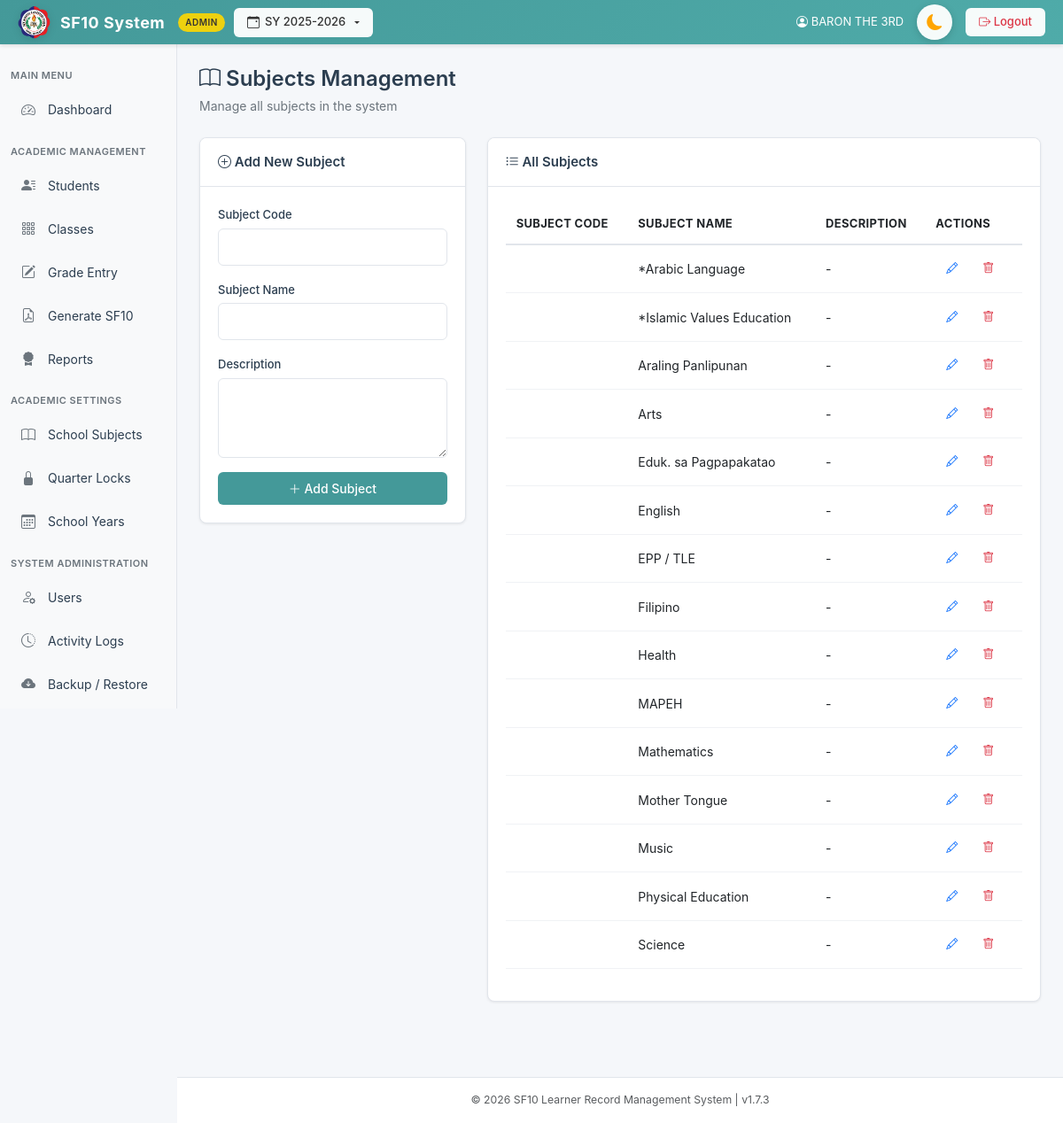
Page /pages/subjects.php (signed in) on the committed database.
### tables this page shows
CREATE TABLE `subjects` (
  `id` int(11) NOT NULL AUTO_INCREMENT,
  `subject_name` varchar(100) DEFAULT NULL,
  `grade_level` int(11) DEFAULT NULL,
  `school_year` varchar(15) DEFAULT NULL,
  `is_global` tinyint(1) NOT NULL DEFAULT 1,
  `min_grade` int(11) DEFAULT NULL,
  `max_grade` int(11) DEFAULT NULL,
  `is_core` tinyint(1) DEFAULT 0,
  `is_mapeh_component` tinyint(1) DEFAULT 0,
  `display_order` int(11) DEFAULT NULL,
  `subject_code` varchar(255) DEFAULT NULL,
  `description` varchar(255) DEFAULT NULL,
  PRIMARY KEY (`id`)
);

### pages/subjects.php (the view, shortened to what this page needs)
<?php
require_once '../includes/db.php';
include '../templates/header.php';
$subjects_query = "SELECT * FROM subjects ORDER BY subject_name";
$subjects_result = $conn->query($subjects_query);
?>
<div class="page-header">
    <h2><i class="bi bi-book"></i> Subjects Management</h2>
    <p class="subtitle">Manage all subjects in the system</p>
</div>
<div class="row">
    <div class="col-md-4">
        <div class="card">
            <div class="card-header">
                <i class="bi bi-plus-circle"></i> Add New Subject
            </div>
            <div class="card-body">
                <form method="POST">
                    <div class="mb-3">
                        <label class="form-label">Subject Code</label>
                        <input type="text" class="form-control" name="subject_code" required>
                    </div>
                    <div class="mb-3">
                        <label class="form-label">Subject Name</label>
                        <input type="text" class="form-control" name="subject_name" required>
                    </div>
                    <div class="mb-3">
                        <label class="form-label">Description</label>
                        <textarea class="form-control" name="description" rows="3"></textarea>
                    </div>
                    <button type="submit" name="add_subject" class="btn btn-primary w-100">
                        <i class="bi bi-plus-lg"></i> Add Subject
                    </button>
                </form>
            </div>
        </div>
    </div>
    <div class="col-md-8">
        <div class="card">
            <div class="card-header">
                <i class="bi bi-list-ul"></i> All Subjects
            </div>
            <div class="card-body">
                <div class="table-responsive">
                    <table class="table table-hover">
                        <thead>
                            <tr>
                                <th>Subject Code</th>
                                <th>Subject Name</th>
                                <th>Description</th>
                                <th>Actions</th>
                            </tr>
                        </thead>
                        <tbody>
                            <?php if ($subjects_result && $subjects_result->num_rows > 0): ?>
                                <?php while ($subject = $subjects_result->fetch_assoc()): ?>
                                <tr>
                                    <td><strong><?= htmlspecialchars($subject['subject_code']) ?></strong></td>
                                    <td><?= htmlspecialchars($subject['subject_name']) ?></td>
                                    <td><?= htmlspecialchars($subject['description'] ?? '-') ?></td>
                                    <td>
                                        <button class="btn btn-sm btn-outline-primary" title="Edit">
                                            <i class="bi bi-pencil"></i>
                                        </button>
                                        <button class="btn btn-sm btn-outline-danger" title="Delete">
                                            <i class="bi bi-trash"></i>
                                        </button>
                                    </td>
                                </tr>
                                <?php endwhile; ?>
                            <?php else: ?>
                                <tr>
                                    <td colspan="4" class="text-center text-muted">No subjects found</td>
                                </tr>
                            <?php endif; ?>
                        </tbody>
                    </table>
                </div>
            </div>
        </div>
    </div>
</div>
<?php include '../templates/footer.php'; ?>

### assets/css/style.css (style rules this page uses)
* { margin: 0; padding: 0; box-sizing: border-box; }
body { background-color: #f5f7fa; font-family: -apple-system, BlinkMacSystemFont, "Segoe UI", Roboto, "Helvetica Neue", Arial, sans-serif; color: #2c3e50; font-size: 14px; overflow-x: hidden; overflow-y: overlay; }
html { overflow-y: overlay; }
:root { --primary-teal: #449999; --primary-teal-dark: #3a8585; --primary-teal-light: #4FABA9; --sidebar-bg: #f8f9fa; --topbar-bg: #449999; --text-dark: #2c3e50; --text-muted: #6c757d; --border-color: #e1e5eb; --card-shadow: 0 1px 3px rgba(0, 0, 0, 0.08); --hover-bg: #f0f2f5; --card-bg: #ffffff; --input-bg: #ffffff; --input-border: #ced4da; --input-text: #212529; }
.page-header { margin-bottom: 25px; }
.page-header h2 { color: var(--text-dark); font-size: 24px; font-weight: 600; margin-bottom: 5px; }
.page-header .subtitle { color: var(--text-muted); font-size: 14px; }
.card { border: 1px solid var(--border-color); border-radius: 8px; box-shadow: var(--card-shadow); background: white; margin-bottom: 20px; }
.card-header { background: white; border-bottom: 1px solid var(--border-color); padding: 16px 20px; font-weight: 600; color: var(--text-dark); font-size: 15px; border-radius: 8px 8px 0 0 !important; }
.card-body { padding: 20px; }
.btn { border-radius: 6px; font-weight: 500; padding: 8px 16px; font-size: 14px; transition: all 0.2s; border: none; }
.btn-primary { background-color: var(--primary-teal); color: white; }
.btn-sm { padding: 5px 12px; font-size: 13px; }
.table { font-size: 13px; }
.table thead { background: #f8f9fa; color: var(--text-dark); font-weight: 600; border-bottom: 2px solid var(--border-color); }
.table thead th { padding: 12px; border: none; font-size: 13px; text-transform: uppercase; letter-spacing: 0.3px; }
.table tbody td { padding: 12px; vertical-align: middle; border-bottom: 1px solid #f0f2f5; }
.form-control { border: 1px solid var(--border-color); border-radius: 6px; padding: 8px 12px; transition: all 0.3s; }
.form-label { font-weight: 500; font-size: 13px; color: var(--text-dark); margin-bottom: 5px; }
@media (min-width: 992px) { .table { font-size: 14px; } }

### templates/header.php (style rules this page uses)
html, body { background-color: #f4f7fb; }

### rows in the picture
subjects: subject_name "*Arabic Language", description "-"
subjects: subject_name "*Islamic Values Education", description "-"
subjects: subject_name "Araling Panlipunan", description "-"
subjects: subject_name "Arts", description "-"
subjects: subject_name "Eduk. sa Pagpapakatao", description "-"
subjects: subject_name "English", description "-"
subjects: subject_name "EPP / TLE", description "-"
subjects: subject_name "Filipino", description "-"
subjects: subject_name "Health", description "-"
subjects: subject_name "MAPEH", description "-"
subjects: subject_name "Mathematics", description "-"
subjects: subject_name "Mother Tongue", description "-"
subjects: subject_name "Music", description "-"
subjects: subject_name "Physical Education", description "-"
subjects: subject_name "Science", description "-"

### other values in the picture
$_SESSION['school_year'] "2025-2026"
$user['full_name'] "BARON THE 3RD"
